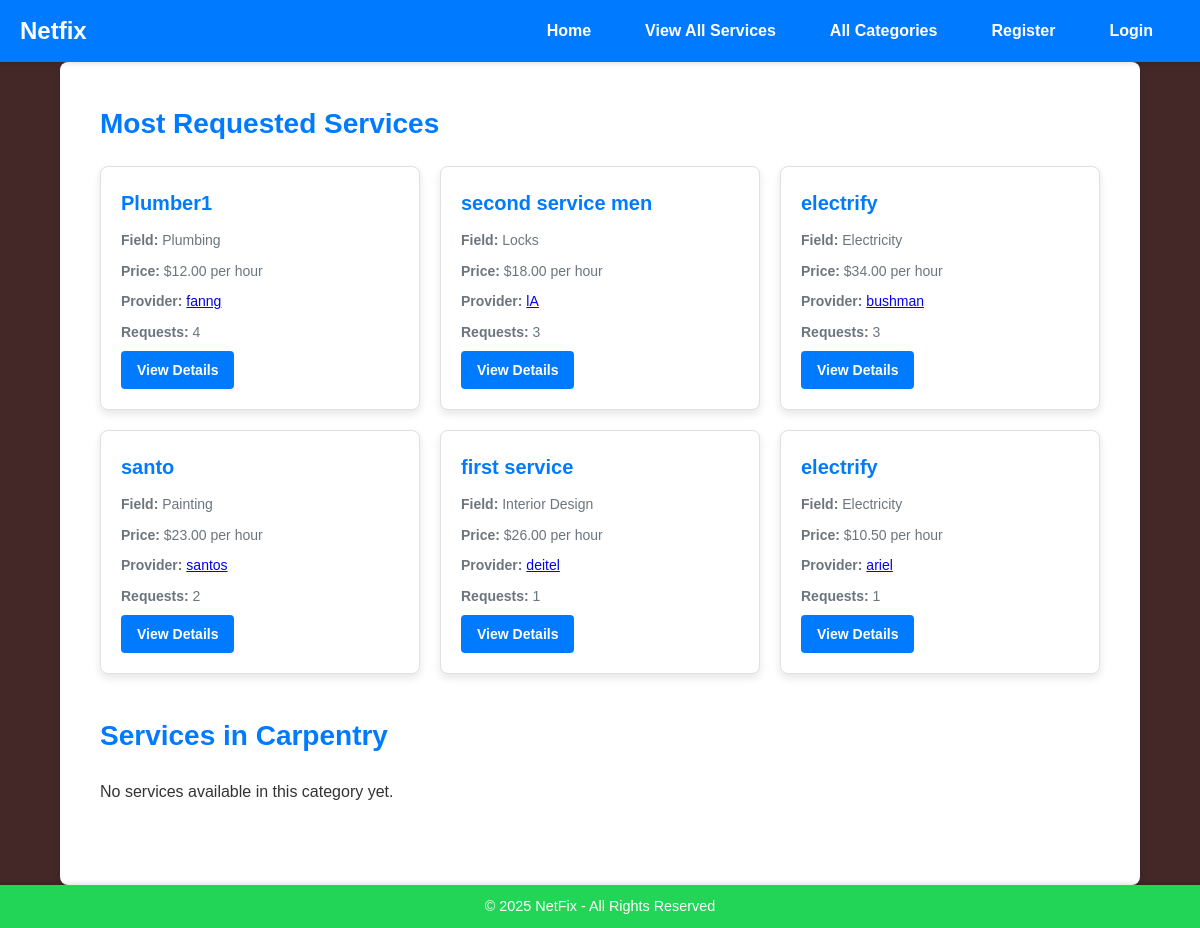
/?field=Carpentry, run on the app's committed database.
### services/models.py (models this page shows, shortened)
class Service(models.Model):
    FIELD_CHOICES = (
        ('Air Conditioner', 'Air Conditioner'),
        ('Carpentry', 'Carpentry'),
        ('Electricity', 'Electricity'),
        ('Gardening', 'Gardening'),
        ('Home Machines', 'Home Machines'),
        ('Housekeeping', 'Housekeeping'),
        ('Interior Design', 'Interior Design'),
        ('Locks', 'Locks'),
        ('Painting', 'Painting'),
        ('Plumbing', 'Plumbing'),
        ('Water Heaters', 'Water Heaters'),
    )
    company = models.ForeignKey(Company, on_delete=models.CASCADE)
    name = models.CharField(max_length=40)
    description = models.TextField()
    price_hour = models.DecimalField(decimal_places=2, max_digits=5, validators=[MinValueValidator(0.00)])
    rating = models.IntegerField(validators=[MinValueValidator(0), MaxValueValidator(5)], default=0)
    field = models.CharField(max_length=30, choices=FIELD_CHOICES)
    date_created = models.DateTimeField(auto_now_add=True)

### users/models.py (models this page shows, shortened)
class Company(models.Model):
    FIELD_CHOICES = (
        ('Air Conditioner', 'Air Conditioner'),
        ('All in One', 'All in One'),
        ('Carpentry', 'Carpentry'),
        ('Electricity', 'Electricity'),
        ('Gardening', 'Gardening'),
        ('Home Machines', 'Home Machines'),
        ('Housekeeping', 'Housekeeping'),
        ('Interior Design', 'Interior Design'),
        ('Locks', 'Locks'),
        ('Painting', 'Painting'),
        ('Plumbing', 'Plumbing'),
        ('Water Heaters', 'Water Heaters'),
    )
    user = models.OneToOneField(User, on_delete=models.CASCADE, primary_key=True)
    name = models.CharField(max_length=100, default='unknown')
    field = models.CharField(max_length=70, choices=FIELD_CHOICES, blank=False, null=False)
    rating = models.IntegerField(validators=[MaxValueValidator(5), MinValueValidator(0)], default=0)
    profile_image = models.ImageField(upload_to='company_images/', blank=True, null=True)

class User(AbstractUser):
    is_company = models.BooleanField(default=False)
    is_customer = models.BooleanField(default=False)
    email = models.EmailField(unique=True)  # Ensure email is unique and correctly set up

### main/views.py (the view)
# urls.py: path('', v.home, name='home'),
def home(request):
    fields = [choice[0] for choice in Service.FIELD_CHOICES]
    selected_field = request.GET.get('field', None)
    services = (
        Service.objects.filter(field=selected_field).order_by('-date_created')
        if selected_field
        else Service.objects.all()  # Default to all services if no field is selected
    )
    most_requested_services = Service.objects.annotate(request_count=Count('servicerequest')).filter(request_count__gt=0).order_by('-request_count')[:10]
    return render(request, 'main/home.html', {
        'fields': fields,
        'services': services,
        'selected_field': selected_field,
        'most_requested_services': most_requested_services,  # Pass most requested services to the template
    })

### main/templates/main/home.html (shortened to what this page needs)
{% extends 'main/base.html' %}
{% load static %}
{% block content %}
<div class="container">
    <section class="services-section">
        <h2>Most Requested Services</h2>
        <div class="cards-container">
            {% for service in most_requested_services %}
            <div class="service-card">
                <h3>{{ service.name }}</h3>
                <p><strong>Field:</strong> {{ service.field }}</p>
                <p><strong>Price:</strong> ${{ service.price_hour }} per hour</p>
                <p><strong>Provider:</strong>
                    <a href="{% url 'users:company_profile' username=service.company.user.username %}">
                        {{ service.company.user.username }}
                    </a>
                </p>
                <p><strong>Requests:</strong> {{ service.request_count }}</p>
                <a class="btn-primary" href="{% url 'services:service_detail' service.id %}">View Details</a>
            </div>
            {% empty %}
            <p>No services have been requested yet.</p>
            {% endfor %}
        </div>
    </section>
    {% if selected_field %}
    <section class="category-services-section">
        <h2>Services in {{ selected_field }}</h2>
        <div class="cards-container">
            {% for service in services %}
            <div class="service-card">
                <h3>{{ service.name }}</h3>
                <p>{{ service.description|truncatewords:20 }}</p>
                <p><strong>Price/hour:</strong> ${{ service.price_hour }}</p>
                <p><strong>Rating:</strong> {{ service.rating }}/5</p>
                <p><strong>Company:</strong> {{ service.company.user.username }}</p>
                <a class="btn-primary" href="{% url 'services:service_detail' service.id %}">View Details</a>
            </div>
            {% empty %}
            <p>No services available in this category yet.</p>
            {% endfor %}
        </div>
    </section>
    {% endif %}
</div>
{% endblock %}

### static/home/base.css (style rules this page uses)
* { margin: 0; padding: 0; box-sizing: border-box; }
body { font-family: Arial, sans-serif; display: flex; flex-direction: column; min-height: 100vh; background-color: #442727; color: #333; }

### main/templates/main/home.html (style rules this page uses)
:root { --primary-color: #007bff; --secondary-color: #6c757d; --background-color: #090909; --text-color: #343a40; --card-background: #ffffff; --card-border: 1px solid #e0e0e0; --card-shadow: 0 4px 8px rgba(0, 0, 0, 0.1); }
body { margin: 0; font-family: Arial, sans-serif; background-color: var(--background-color); color: var(--text-color); line-height: 1.6; }
.container { max-width: 1200px; margin: 0 auto; padding: 20px; }
.services-section, .category-services-section { margin-bottom: 40px; }
.services-section h2, .category-services-section h2 { font-size: 28px; font-weight: bold; color: var(--primary-color); margin-bottom: 20px; }
.cards-container { display: grid; grid-template-columns: repeat(auto-fill, minmax(300px, 1fr)); gap: 20px; }
.service-card { background-color: var(--card-background); border: var(--card-border); border-radius: 8px; padding: 20px; box-shadow: var(--card-shadow); transition: transform 0.3s ease, box-shadow 0.3s ease; }
.service-card h3 { font-size: 20px; font-weight: bold; color: var(--primary-color); margin-bottom: 10px; }
.service-card p { font-size: 14px; color: var(--secondary-color); margin-bottom: 8px; }
.service-card .btn-primary { display: inline-block; padding: 8px 16px; font-size: 14px; font-weight: bold; color: #fff; background-color: var(--primary-color); border: none; border-radius: 4px; text-decoration: none; transition: background-color 0.3s ease; }

### main/templates/main/navbar.html (style rules this page uses)
:root { --navbar-bg: var(--navbar-brand-color); --navbar-text: #343a40; --navbar-hover: #007bff; --navbar-shadow: 0 2px 4px rgba(0, 0, 0, 0.1); --navbar-brand-color: #007bff; --navbar-toggler-color: #007bff; }

### data on the page
Service: name "Plumber1", field "Plumbing", price_hour "12.00", company.user.username "fanng", request_count "4"
Service: name "second service men", field "Locks", price_hour "18.00", company.user.username "lA", request_count "3"
Service: name "electrify", field "Electricity", price_hour "34.00", company.user.username "bushman", request_count "3"
Service: name "santo", field "Painting", price_hour "23.00", company.user.username "santos", request_count "2"
Service: name "first service", field "Interior Design", price_hour "26.00", company.user.username "deitel", request_count "1"
Service: name "electrify", field "Electricity", price_hour "10.50", company.user.username "ariel", request_count "1"

### other printed values
{{ selected_field }} "Carpentry"
